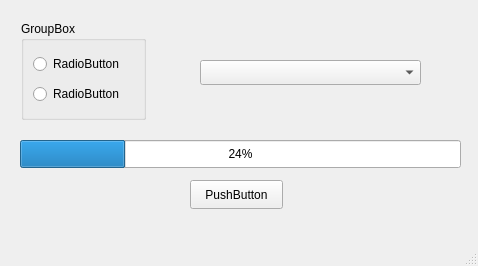
<?xml version="1.0" encoding="UTF-8"?>
<ui version="4.0">
 <class>MainWindow</class>
 <widget class="QMainWindow" name="MainWindow">
  <property name="geometry">
   <rect>
    <x>0</x>
    <y>0</y>
    <width>478</width>
    <height>266</height>
   </rect>
  </property>
  <property name="windowTitle">
   <string>MainWindow</string>
  </property>
  <widget class="QWidget" name="centralwidget">
   <widget class="QGroupBox" name="groupBox">
    <property name="geometry">
     <rect>
      <x>21</x>
      <y>21</y>
      <width>125</width>
      <height>99</height>
     </rect>
    </property>
    <property name="title">
     <string>GroupBox</string>
    </property>
    <layout class="QVBoxLayout" name="verticalLayout">
     <item>
      <widget class="QRadioButton" name="radioButton">
       <property name="text">
        <string>RadioButton</string>
       </property>
      </widget>
     </item>
     <item>
      <widget class="QRadioButton" name="radioButton_2">
       <property name="text">
        <string>RadioButton</string>
       </property>
      </widget>
     </item>
    </layout>
   </widget>
   <widget class="QPushButton" name="pushButton">
    <property name="geometry">
     <rect>
      <x>190</x>
      <y>180</y>
      <width>93</width>
      <height>29</height>
     </rect>
    </property>
    <property name="text">
     <string>PushButton</string>
    </property>
   </widget>
   <widget class="QProgressBar" name="progressBar">
    <property name="geometry">
     <rect>
      <x>20</x>
      <y>140</y>
      <width>441</width>
      <height>28</height>
     </rect>
    </property>
    <property name="value">
     <number>24</number>
    </property>
   </widget>
   <widget class="QComboBox" name="comboBox">
    <property name="geometry">
     <rect>
      <x>200</x>
      <y>60</y>
      <width>221</width>
      <height>25</height>
     </rect>
    </property>
   </widget>
  </widget>
  <widget class="QMenuBar" name="menubar">
   <property name="geometry">
    <rect>
     <x>0</x>
     <y>0</y>
     <width>478</width>
     <height>26</height>
    </rect>
   </property>
  </widget>
  <widget class="QStatusBar" name="statusbar"/>
 </widget>
 <resources/>
 <connections/>
</ui>
